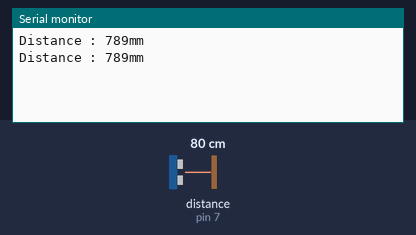
Recording of a sketch running on a simulated Arduino Uno, built with avr-gcc and run on an emulated ATmega328P. On the bench: the last lines printed to the serial monitor. Wiring (inferred from the names in the program): ultrasonic range finder: trigger pin 8; echo pin 7. The inputs (shaded band) are chosen by the test bench; at power-on: distance to the obstacle (sensor on pin 7) 80 cm. The echo pulse lasts 58.3 µs per cm.

Above: at 3.8 s.
3.9 s: distance to the obstacle (sensor on pin 7) set to 2 cm
At 7.4 s:
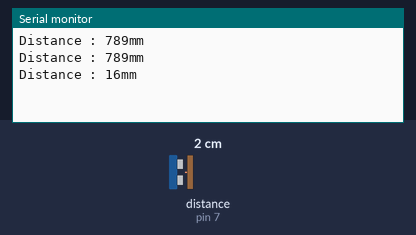
7.8 s: distance to the obstacle (sensor on pin 7) set to 4 cm
At 9.8 s:
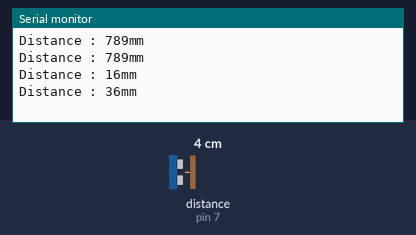
Timing chart, 0 to 11.3 s (numbered marks = the images above; inputs shaded):
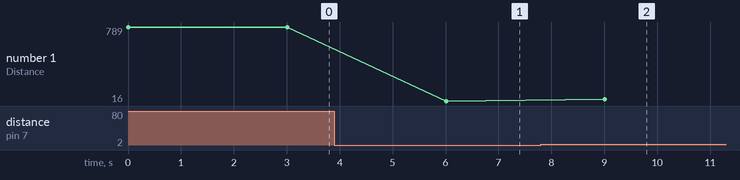

Measured:
- after the input at 3.9 s, the serial monitor: prints a new line after 2.1 s (image 1)
- after the input at 7.8 s, the serial monitor: prints a new line after 1.2 s (image 2)
- plotted number 1: 789 → 16 after the input at 3.9 s, 16 → 36 after the input at 7.8 s

The sketch:

11_Ultrasonic_Sensor.ino
```cpp
int echoPin = 7;
int trigPin = 8;

void setup() {
  Serial.begin(9600);
  pinMode(echoPin, INPUT);
  pinMode(trigPin, OUTPUT);
}

void loop() {
  long duration, distance;
  digitalWrite(trigPin, HIGH);
  delayMicroseconds(10);
  digitalWrite(trigPin, LOW);
  duration = pulseIn(echoPin, HIGH);
  distance = ((float)(340 * duration) / 1000) / 2;

  Serial.print("Distance : ");
  Serial.print(distance);
  Serial.println("mm\n");

  delay(3000);
}
```
